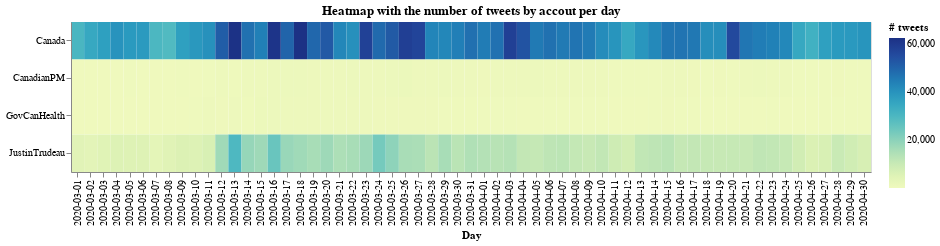

The notebook cell this image was saved under:
### Markdown cell above
#### Heatmap with number of tweets per day by account

### Code cell
# heatmap with the number of tweets by account, per day
base = alt.Chart(df_aux3).mark_rect().encode(
    x=alt.X('day:O', title="Day"),
    y=alt.Y('account:O', title=""),
    color=alt.Color('tweet:Q', title="# tweets")
).properties(height=150, width=800)

base.properties(title='Heatmap with the number of tweets by accout per day')

### Figure 1 — Vega-Lite specification as saved in the notebook (floating-point values rounded to 4 significant figures; data arrays with more than 128 entries replaced by an {"elided": "..."} marker saying what was removed)
{"$schema": "https://vega.github.io/schema/vega-lite/v4.8.1.json", "config": {"view": {"continuousHeight": 300, "continuousWidth": 400}}, "data": {"name": "data-04656e3b86bba2c374181ab7e48a3dd2"}, "datasets": {"data-04656e3b86bba2c374181ab7e48a3dd2": {"elided": "244 records"}}, "encoding": {"color": {"field": "tweet", "title": "# tweets", "type": "quantitative"}, "x": {"field": "day", "title": "Day", "type": "ordinal"}, "y": {"field": "account", "title": "", "type": "ordinal"}}, "height": 150, "mark": "rect", "title": "Heatmap with the number of tweets by accout per day", "width": 800}
